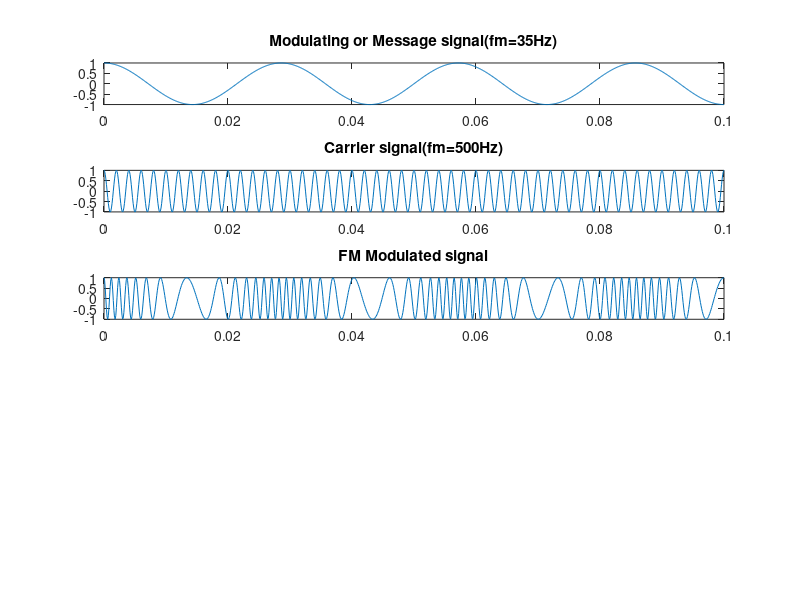

Reproduce this figure in MATLAB. (Note: this script raises an error after producing the figure.)
%The frequency modulation (FM)waveform in time and frequency domain.
%fm=35HZ,fc=500HZ,Am=1V,Ac=1V,B=10
fs=10000;
Ac=1;
Am=1;
fm=35;
fc=500;
B=10;
t=(0:0.1*fs)/fs;
wc=2*pi*fc;
wm=2*pi*fm;
m_t=Am*cos(wm*t);% Message signal
subplot(5,1,1);
plot(t,m_t);
title('Modulating or Message signal(fm=35Hz)');
c_t=Ac*cos(wc*t);% Carrier signal
subplot(5,1,2);
plot(t,c_t);
title('Carrier signal(fm=500Hz)');
s_t=Ac*cos((wc*t)+B*sin(wm*t));% FM Modulated signal
subplot(5,1,3);
plot(t,s_t);
title('FM Modulated signal');
%DEMODULATION
d=demod(s_t,fc,fs,'fm');
subplot(5,1,4);
plot(t,d);
title('FM demodulated signal');
